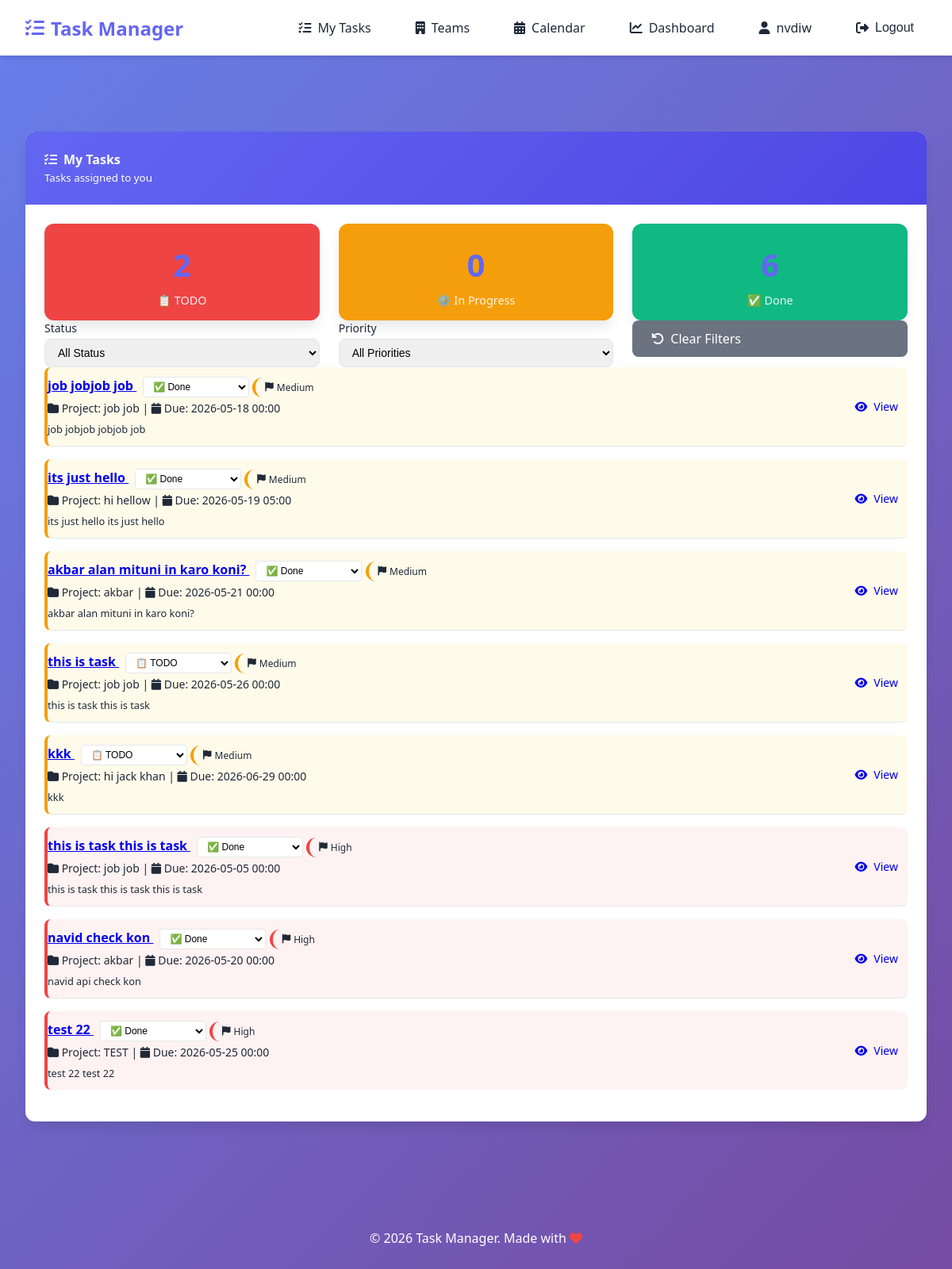
The page /my-tasks/ (signed in) on the database as committed earlier.
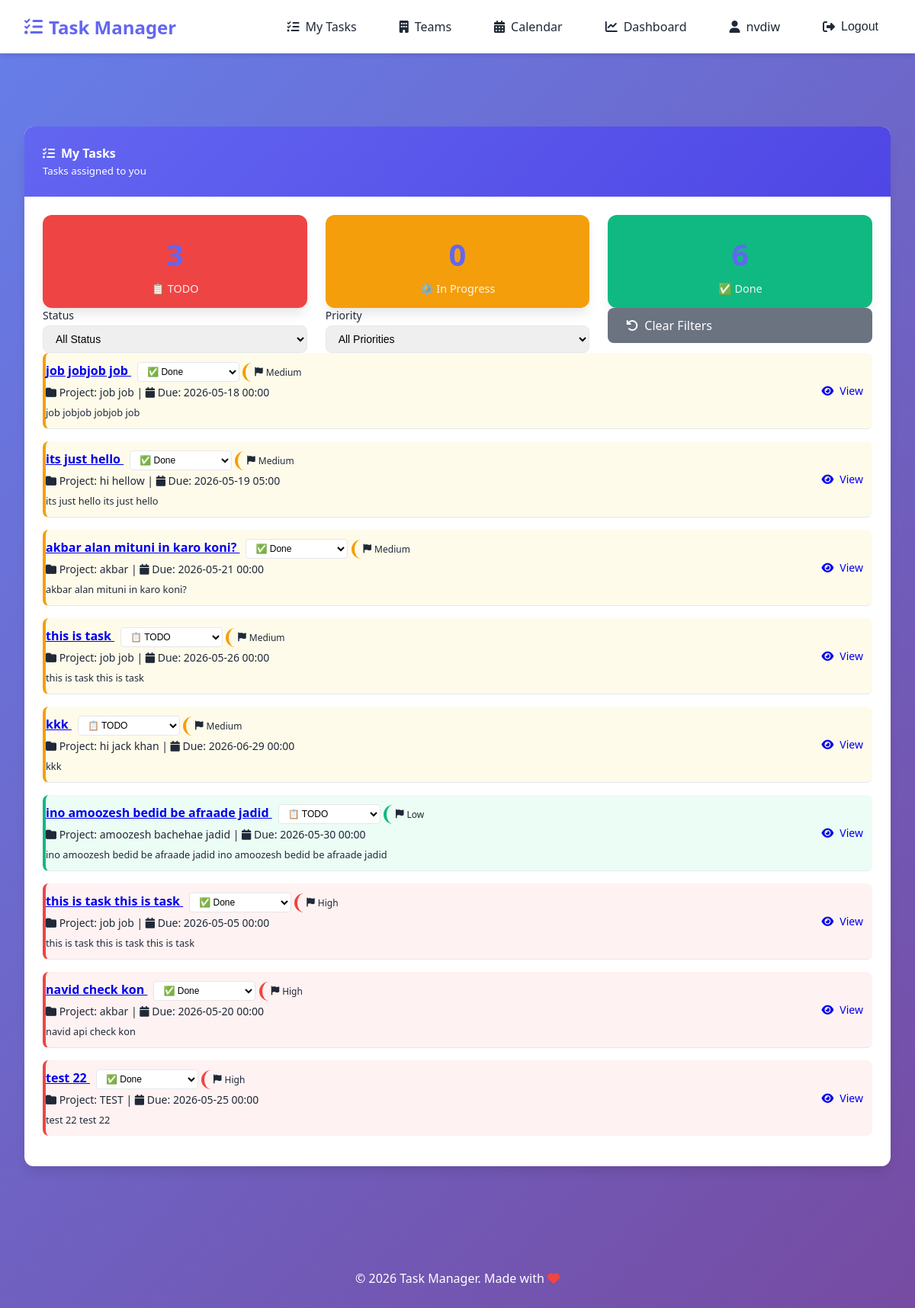
The same page on the database as committed later.
### tasks/models.py (models this page shows, shortened)
class Task(models.Model):
    class Status(models.TextChoices):
        TODO = 'TODO', 'To Do'
        IN_PROGRESS = 'IN_PROGRESS', 'In Progress'
        DONE = 'DONE', 'Done'
    class Priority(models.TextChoices):
        LOW = 'LOW', 'Low'
        MEDIUM = 'MEDIUM', 'Medium'
        HIGH = 'HIGH', 'High'
        URGENT = 'URGENT', 'Urgent'
    title = models.CharField(max_length=200, verbose_name="Task Title")
    description = models.TextField(verbose_name="Description", blank=True)
    project = models.ForeignKey(
        Project,
        on_delete=models.CASCADE,
        related_name='tasks',
        verbose_name="Related Project"
    )
    assigned_to = models.ForeignKey(
        User,
        on_delete=models.SET_NULL,
        null=True,
        blank=True,
        related_name='assigned_tasks',
        verbose_name="Assigned To"
    )
    created_by = models.ForeignKey(
        User,
        on_delete=models.CASCADE,
        related_name='created_tasks',
        verbose_name="Created By"
    )
    status = models.CharField(
        max_length=20,
        choices=Status.choices,
        default=Status.TODO,
        verbose_name="Status"
    )
    priority = models.CharField(
        max_length=20,
        choices=Priority.choices,
        default=Priority.MEDIUM,
        verbose_name="Priority"
    )
    deadline = models.DateTimeField(
        null=True,
        blank=True,
        verbose_name="Deadline"
    )
    created_at = models.DateTimeField(auto_now_add=True, verbose_name="Created At")
    updated_at = models.DateTimeField(auto_now=True, verbose_name="Last Updated")
    points_awarded = models.BooleanField(default=False)
    depends_on = models.ManyToManyField('self', symmetrical=False, blank=True, related_name='blocked_tasks')
    class Meta:
        verbose_name = "Task"
        verbose_name_plural = "Tasks"
        ordering = ['-priority', 'deadline']

class Project(models.Model):
    title = models.CharField(max_length=200, verbose_name="Project Title")
    description = models.TextField(verbose_name="Description", blank=True)
    created_by = models.ForeignKey(
        User,
        on_delete=models.CASCADE,
        related_name='projects_created',
        verbose_name="Created By"
    )
    members = models.ManyToManyField(
        User,
        related_name='projects',
        blank=True,
        verbose_name="Team Members"
    )
    team = models.ForeignKey('Team', on_delete=models.SET_NULL, null=True, blank=True, related_name='projects')
    created_at = models.DateTimeField(auto_now_add=True, verbose_name="Created At")
    updated_at = models.DateTimeField(auto_now=True, verbose_name="Last Updated")
    graph_node_positions = models.JSONField(default=dict, blank=True)
    class Meta:
        verbose_name = "Project"
        verbose_name_plural = "Projects"
        ordering = ['-created_at']

### tasks/views.py (the view)
# urls.py: path('my-tasks/', views.my_tasks, name='my_tasks'),
@login_required
def my_tasks(request):
    status_filter = request.GET.get('status', '')
    priority_filter = request.GET.get('priority', '')
    tasks_list = Task.objects.filter(assigned_to=request.user).select_related('project', 'created_by')
    if status_filter:
        tasks_list = tasks_list.filter(status=status_filter)
    if priority_filter:
        tasks_list = tasks_list.filter(priority=priority_filter)
    paginator = Paginator(tasks_list, 10)
    page_number = request.GET.get('page')
    tasks = paginator.get_page(page_number)
    todo_count = Task.objects.filter(assigned_to=request.user, status=Task.Status.TODO).count()
    in_progress_count = Task.objects.filter(assigned_to=request.user, status=Task.Status.IN_PROGRESS).count()
    done_count = Task.objects.filter(assigned_to=request.user, status=Task.Status.DONE).count()
    context = {
        'tasks': tasks,
        'todo_count': todo_count,
        'in_progress_count': in_progress_count,
        'done_count': done_count,
        'status_filter': status_filter,
        'priority_filter': priority_filter,
    }
    return render(request, 'tasks/my_tasks.html', context)

### templates/tasks/my_tasks.html (shortened to what the changed rows need)
{% extends 'base.html' %}
{% load static %}
{% block content %}
<div class="card">
    <div class="card-body">
        {% if tasks %}
            {% for task in tasks %}
                <div class="task-item priority-{{ task.priority|lower }}" style="margin-bottom: 1rem;">
                    <div style="flex: 1;">
                        <div>
                            <strong>
                                <a href="{% url 'tasks:project_detail' task.project.pk %}">
                                    {{ task.title }}
                                </a>
                            </strong>
                            <form method="post" action="{% url 'tasks:task_toggle_status' task.pk %}" style="display: inline-block; margin-left: 0.5rem;">
                                <select name="status" class="form-select-sm" onchange="this.form.submit()">
                                    <option value="TODO" {% if task.status == 'TODO' %}selected{% endif %}>📋 TODO</option>
                                    <option value="DONE" {% if task.status == 'DONE' %}selected{% endif %}>✅ Done</option>
                                </select>
                            </form>
                            <span class="badge priority-{{ task.priority|lower }}">
                                <i class="fas fa-flag"></i> {{ task.get_priority_display }}
                            </span>
                        </div>
                        <div class="text-muted" style="font-size: 0.875rem; margin-top: 0.25rem;">
                            <i class="fas fa-folder"></i> Project: {{ task.project.title }}
                            {% if task.deadline %}
                                | <i class="fas fa-calendar"></i> Due: {{ task.deadline|date:"Y-m-d H:i" }}
                            {% endif %}
                        </div>
                        {% if task.description %}
                            <div class="text-muted" style="margin-top: 0.5rem; font-size: 0.8rem;">
                                {{ task.description|truncatewords:15 }}
                            </div>
                        {% endif %}
                    </div>
                    <div>
                        <a href="{% url 'tasks:project_detail' task.project.pk %}#task-{{ task.pk }}" class="btn btn-info btn-sm">
                            <i class="fas fa-eye"></i> View
                        </a>
                    </div>
                </div>
            {% endfor %}
        {% else %}
            <div class="text-center" style="padding: 3rem;">
                <i class="fas fa-check-circle" style="font-size: 3rem; color: var(--gray);"></i>
                <h3 style="margin-top: 1rem;">No tasks assigned to you</h3>
                <p>When someone assigns a task to you, it will appear here.</p>
            </div>
        {% endif %}
    </div>
</div>
{% endblock %}

Rows that differ between the two databases and show on the page:
added Task: title "ino amoozesh bedid be afraade jadid", status "📋 TODO", priority "Low", project "amoozesh bachehae jadid", deadline "2026-05-30 00:00", description "ino amoozesh bedid be afraade jadid ino amoozesh bedid be afraade jadid"
